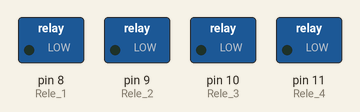
Recording of a sketch running on a simulated Arduino Uno, built with avr-gcc and run on an emulated ATmega328P. Parts: switched loads named in the sketch (green lamp = pin HIGH).

Above: at 0.1 s.
At 5.1 s:
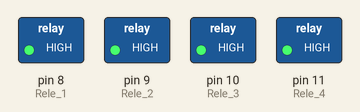
Timing chart, 0 to 6.6 s (numbered marks = the images above):
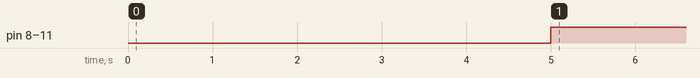

Measured:
- by itself, pin 8 (Rele_1), pin 9 (Rele_2), pin 10 (Rele_3), pin 11 (Rele_4): LOW → HIGH at 5.0 s

The sketch:

SmartRegua.ino
```cpp
/*
  SmartRegua
 */

#include <IRremote.h>

const int IR_PIN = 2;
IRrecv irrecv(IR_PIN);
decode_results results;

const int Rele_1 =  8;
const int Rele_2 =  9;
const int Rele_3 =  10;
const int Rele_4 =  11;

int FirstBlood = 0;
int Status1 = 0;
int Status2 = 0;
int Status3 = 0;
int Status4 = 0;

void setup() {
  Serial.begin(9600);
  irrecv.enableIRIn();

  pinMode(Rele_1, OUTPUT);
  pinMode(Rele_2, OUTPUT);
  pinMode(Rele_3, OUTPUT);
  pinMode(Rele_4, OUTPUT);
  pinMode(IR_PIN, INPUT);
}

void loop() {
  if (FirstBlood == 0) {
    delay(5000);
    digitalWrite(Rele_1, HIGH);
    Status1 = 1;
    digitalWrite(Rele_2, HIGH);
    Status2 = 1;
    digitalWrite(Rele_3, HIGH);
    Status3 = 1;
    digitalWrite(Rele_4, HIGH);
    Status4 = 1;
    FirstBlood = 1;
  }

  if (irrecv.decode(&results)) {
    if (results.value == 16 && Status1 == 1) {
      digitalWrite(Rele_1, LOW);
      delay(30);
    }
    else if (results.value == 16 && Status1 == 0) {
      digitalWrite(Rele_1, HIGH);
      delay(30);
    }


    Serial.println(results.value);
    irrecv.resume();
  }


}
```
